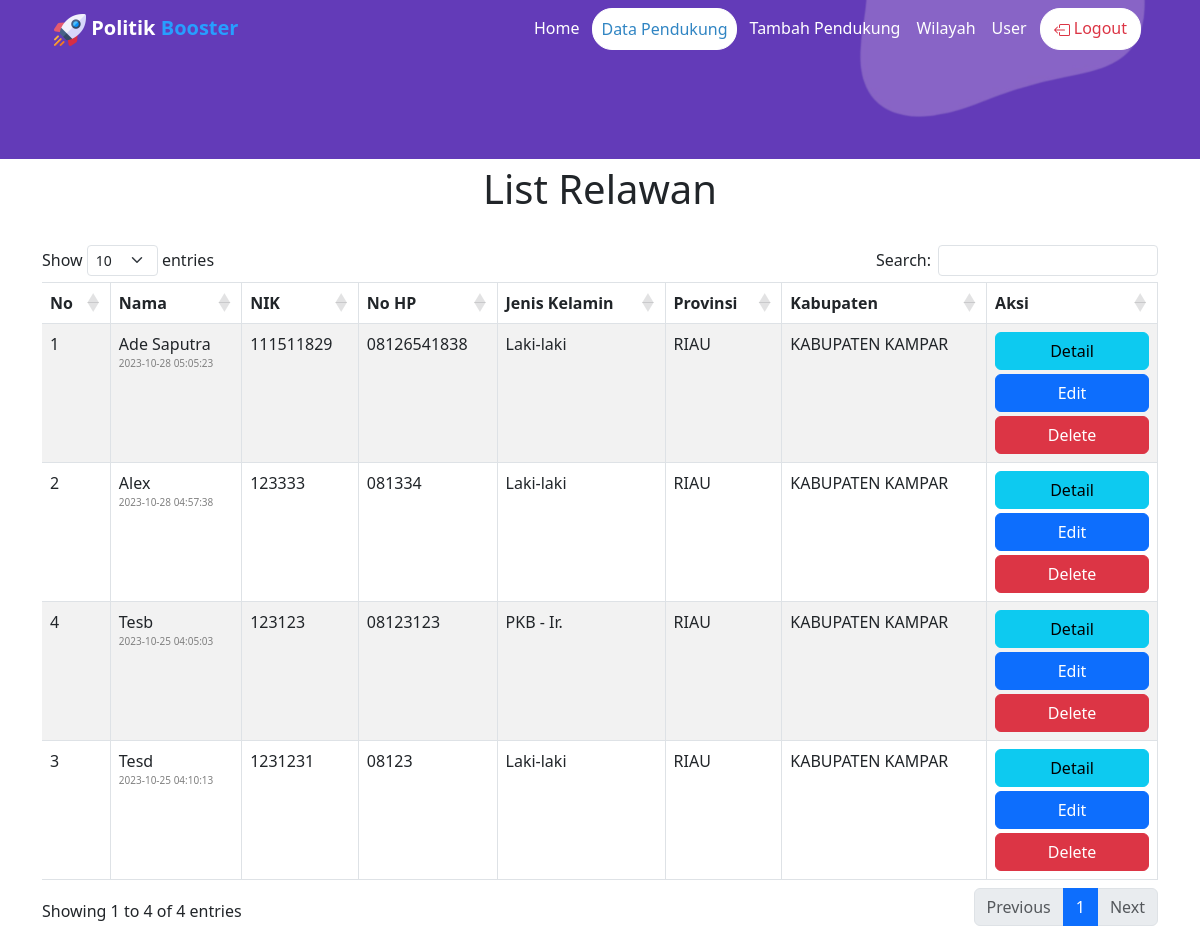
Screenshot of /index.php?r=pendukung (signed in) with the database file from the repository.
### tables this page shows
CREATE TABLE `pendukung3` (
  `id` int(11) NOT NULL,
  `nama` varchar(30) NOT NULL,
  `nik` varchar(50) NOT NULL,
  `no_hp` varchar(14) NOT NULL,
  `jenis_kelamin` varchar(10) NOT NULL,
  `pekerjaan` varchar(20) NOT NULL,
  `aspirasi` text NOT NULL,
  `alamat` varchar(50) NOT NULL,
  `agama` varchar(100) DEFAULT NULL,
  `status` varchar(100) DEFAULT NULL,
  `provinsi` varchar(255) DEFAULT NULL,
  `kabupaten` varchar(255) DEFAULT NULL,
  `kecamatan` varchar(255) DEFAULT NULL,
  `desa` varchar(255) DEFAULT NULL,
  `tps` int(11) DEFAULT NULL,
  `kordinator` varchar(255) DEFAULT NULL,
  `ktp` varchar(100) DEFAULT NULL,
  `created_date` timestamp NULL DEFAULT current_timestamp(),
  `hapus` varchar(100) DEFAULT NULL,
  `id_users` int(11) DEFAULT NULL,
  `spanduk` varchar(100) DEFAULT NULL,
  `caleg_prov` varchar(200) DEFAULT NULL,
  `caleg_kab` varchar(200) DEFAULT NULL
);

CREATE TABLE `indonesia_provinces` (
  `id` bigint(20) UNSIGNED NOT NULL,
  `code` char(2) NOT NULL,
  `name` varchar(255) NOT NULL,
  `stat` varchar(20) DEFAULT NULL,
  `meta` text DEFAULT NULL,
  `created_at` timestamp NULL DEFAULT NULL,
  `updated_at` timestamp NULL DEFAULT NULL
);

CREATE TABLE `indonesia_cities` (
  `id` bigint(20) UNSIGNED NOT NULL,
  `code` char(4) NOT NULL,
  `province_code` char(2) NOT NULL,
  `name` varchar(255) NOT NULL,
  `stat` varchar(20) DEFAULT NULL,
  `meta` text DEFAULT NULL,
  `created_at` timestamp NULL DEFAULT NULL,
  `updated_at` timestamp NULL DEFAULT NULL
);

### app/pendukung/index.php (the view, shortened to what this page needs)
<?php
if ($_SESSION['role'] == "SuperAdmin") {
    $tampil = "SELECT *,  indonesia_cities.name as name_kab, indonesia_provinces.name as name_pro, indonesia_districts.name as name_kec, indonesia_villages.name as name_desa, pendukung3.id as id_pendukung
            FROM pendukung3
            JOIN indonesia_cities ON pendukung3.kabupaten=indonesia_cities.code
            JOIN indonesia_provinces ON pendukung3.provinsi=indonesia_provinces.code
            JOIN indonesia_districts ON pendukung3.kecamatan=indonesia_districts.code
            JOIN indonesia_villages ON pendukung3.desa=indonesia_villages.code
            ORDER BY id_pendukung DESC";
} else if ($_SESSION['role'] == "Caleg") {
    $tampil = "SELECT *,  indonesia_cities.name as name_kab, indonesia_provinces.name as name_pro, indonesia_districts.name as name_kec, indonesia_villages.name as name_desa, pendukung3.id as id_pendukung
            FROM pendukung3
            JOIN indonesia_cities ON pendukung3.kabupaten=indonesia_cities.code
            JOIN indonesia_provinces ON pendukung3.provinsi=indonesia_provinces.code
            JOIN indonesia_districts ON pendukung3.kecamatan=indonesia_districts.code
            JOIN indonesia_villages ON pendukung3.desa=indonesia_villages.code
            WHERE pendukung3.hapus IS NULL OR pendukung3.hapus = 'False'
            ORDER BY id_pendukung DESC";
} else if ($_SESSION['role'] == "Relawan") {
    $tampil = "SELECT *,  indonesia_cities.name as name_kab, indonesia_provinces.name as name_pro, indonesia_districts.name as name_kec, indonesia_villages.name as name_desa, pendukung3.id as id_pendukung
            FROM pendukung3
            JOIN indonesia_cities ON pendukung3.kabupaten=indonesia_cities.code
            JOIN indonesia_provinces ON pendukung3.provinsi=indonesia_provinces.code
            JOIN indonesia_districts ON pendukung3.kecamatan=indonesia_districts.code
            JOIN indonesia_villages ON pendukung3.desa=indonesia_villages.code
            WHERE pendukung3.hapus IS NULL OR pendukung3.hapus = 'False'
            ORDER BY id_pendukung DESC";
}
$db = mysqli_query($conn, $tampil);
?>
<section class="about_area">
    <div class="container">
        <h1 style="text-align: center;">List Relawan</h1>
        <div class="row pt-4">
            <div class="col-lg-12">
                <table id="example" class="table table-bordered table-striped" style="width:100%">
                    <thead>
                        <tr>
                            <th class="d-none d-sm-table-cell">No</th>
                            <th class="d-none d-sm-table-cell">Nama</th>
                            <th class="d-none d-sm-table-cell">NIK</th>
                            <th class="d-none d-sm-table-cell d-md-table-cell d-lg-table-cell d-xl-table-cell d-xxl-table-cell">No HP</th>
                            <th class="d-none d-md-table-cell d-lg-table-cell d-xl-table-cell d-xxl-table-cell">Jenis Kelamin</th>
                            <th class="d-none d-lg-table-cell d-xl-table-cell d-xxl-table-cell">Provinsi</th>
                            <th class="d-none d-xl-table-cell d-xxl-table-cell">Kabupaten</th>
                            <th class="d-none d-sm-table-cell">Aksi</th>
                        </tr>
                    </thead>
                    <tbody>
                        <?php
                        $x = 1;
                        while ($row = mysqli_fetch_array($db)) {
                        ?>
                            <tr>
                                <td class="d-none d-sm-table-cell">
                                    <p style="margin-bottom:0px;"><?php echo $x++ ?></p>
                                </td>
                                <td class="d-none d-sm-table-cell">
                                    <p style="margin-bottom:0px;"><?php echo $row['nama'] ?></p>
                                    <p style="font-size:10px;color:grey;margin-top:0px;"><?php echo $row['created_date'] ?></p>
                                </td>
                                <td class="d-none d-sm-table-cell"><?php echo $row['nik'] ?></td>
                                <td class="d-none d-sm-table-cell d-md-table-cell d-lg-table-cell d-xl-table-cell d-xxl-table-cell"><?php echo $row['no_hp'] ?></td>
                                <td class="d-none d-md-table-cell d-lg-table-cell d-xl-table-cell d-xxl-table-cell"><?php echo $row['jenis_kelamin'] ?></td>
                                <td class="d-none d-lg-table-cell d-xl-table-cell d-xxl-table-cell"><?php echo $row['name_pro'] ?></td>
                                <td class="d-none d-xl-table-cell d-xxl-table-cell"><?php echo $row['name_kab'] ?></td>
                                <td class="d-none d-sm-table-cell">
                                    <a href="<?= $base_url; ?>?r=detail-pendukung&id_pendukung=<?php echo $row['id_pendukung'] ?>">
                                        <input type="submit" class="btn btn-info col-12" value="Detail">
                                    </a>
                                    <a href="<?= $base_url; ?>?r=pendukung-edit&id_pendukung=<?php echo $row['id_pendukung'] ?>">
                                        <input type="submit" class="btn btn-primary mt-1 col-12" value="Edit">
                                    </a>
                                    <div class="pt-1">
                                    <?php
                                    if ($_SESSION['role'] == "SuperAdmin") {
                                        if ($row['hapus'] == 'False') {
                                    ?>
                                            <a href="<?= $base_url; ?>/app/pendukung/delete.php?id_pendukung=<?php echo $row['id_pendukung'] ?>" class="btn btn-danger col-12" onClick="javascript: return confirm('Apakah Anda Yakin Ingin Menghapusnya?')">Delete</a>
                                        <?php
                                        } else if ($row['hapus'] == 'True') {
                                        ?>
                                            <a href="<?= $base_url; ?>/app/pendukung/hapus.php?id_pendukung=<?php echo $row['id_pendukung'] ?>" class="btn btn-success col-12" onClick="javascript: return confirm('Apakah Anda Yakin Ingin Memulihkannya?')">Pulihkan</a>
                                        <?php
                                        }
                                    } else if ($_SESSION['role'] == "Caleg") {
                                        if ($row['hapus'] == 'False') {
                                        ?>
                                            <a href="<?= $base_url; ?>/app/pendukung/delete.php?id_pendukung=<?php echo $row['id_pendukung'] ?>" class="btn btn-danger col-12" onClick="javascript: return confirm('Apakah Anda Yakin Ingin Menghapusnya?')">Delete</a>
                                        <?php
                                        }
                                    } else if ($_SESSION['role'] == "Relawan") {
                                        if ($row['hapus'] == 'False') {
                                        ?>
                                            <a href="<?= $base_url; ?>/app/pendukung/delete.php?id_pendukung=<?php echo $row['id_pendukung'] ?>" class="btn btn-danger col-12" onClick="javascript: return confirm('Apakah Anda Yakin Ingin Menghapusnya?')">Delete</a>
                                    <?php
                                        }
                                    }
                                    ?>
                                    </div>
                                </td>
                            </tr>
                        <?php } ?>
                    </tbody>
                </table>
            </div>
        </div>
    </div>
</section>

### index.php (shortened to what this page needs)
<?php
if (isset($_SESSION['role'])) {
  $menu = [];
  $menu['home'] = '';
  $menu['relawan'] = '';
  $menu['tambah-relawan'] = '';
  $menu['wilayah'] = '';
  $menu['user'] = '';
  include 'layout/header.php';
  if (isset($_GET['r'])) {
    switch ($_GET['r']) {
      case 'pendukung':
        include 'app/pendukung/index.php';
        break;
    }
  } else {
    include 'app/home.php';
  }
?>
<?php include 'layout/footer.php';
} else {
  header("Location: app/login/index.php");
}
?>

### layout/header.php (shortened to what this page needs)
<?php
include("koneksi/index.php");
?>
<!doctype html>
<html lang="en">
<head>
    <link href="https://cdn.jsdelivr.net/npm/bootstrap@5.3.1/dist/css/bootstrap.min.css" rel="stylesheet">
    <link rel="stylesheet" href="https://cdnjs.cloudflare.com/ajax/libs/twitter-bootstrap/5.3.0/css/bootstrap.min.css">
    <link rel="stylesheet" href="https://cdn.datatables.net/1.13.6/css/dataTables.bootstrap5.min.css">
    <link rel="stylesheet" href="https://cdn.jsdelivr.net/npm/bootstrap-icons@1.11.1/font/bootstrap-icons.css">
</head>
<body>
    <?php
    if (isset($_GET['r'])) {
        switch ($_GET['r']) {
            case 'pendukung':
                $menu['relawan'] = 'menu-active';
                break;
        }
    }
    ?>
    <div class="container">
        <nav class="navbar navbar-expand-sm">
            <div class="container-fluid">
                <a class="navbar-brand" href="<?= $base_url; ?>?r=home" style="font-weight: bold;">
                    <img src="assets/img/logo2.png" width="32px">
                    Politik <span style="color:#279EFF;">Booster</span>
                </a>
                <div class="collapse navbar-collapse" id="collapsibleNavbarx">
                    <ul class="navbar-nav ms-auto" style="z-index: 9;">
                        <li class="nav-item navtop <?= $menu['home']; ?>"><a class="nav-link" href="<?= $base_url; ?>?r=home">Home</a></li>
                        <?php
                        if ($_SESSION['role'] == "SuperAdmin") {
                        ?>
                            <li class="nav-item navtop <?= $menu['relawan']; ?>"><a class="nav-link" href="<?= $base_url; ?>?r=pendukung">Data Pendukung</a></li>
                            <li class="nav-item navtop <?= $menu['tambah-relawan']; ?>"><a class="nav-link" href="<?= $base_url; ?>?r=tambah-pendukung">Tambah Pendukung</a></li>
                            <li class="nav-item navtop <?= $menu['wilayah']; ?>"><a class="nav-link" href="<?= $base_url; ?>?r=infografis">Wilayah</a></li>
                            <li class="nav-item navtop <?= $menu['user']; ?>"><a class="nav-link" href="<?= $base_url; ?>?r=user">User</a></li>
                            <?php
                        } else if ($_SESSION['role'] == "Caleg") {
                            ?>
                            <li class="nav-item navtop <?= $menu['relawan']; ?>"><a class="nav-link" href="<?= $base_url; ?>?r=pendukung">Data Relawan</a></li>
                            <li class="nav-item navtop <?= $menu['tambah-relawan']; ?>"><a class="nav-link" href="<?= $base_url; ?>?r=tambah-pendukung">Tambah Relawan</a></li>
                            <li class="nav-item navtop <?= $menu['wilayah']; ?>"><a class="nav-link" href="<?= $base_url; ?>?r=infografis">Wilayah</a></li>
                            <li class="nav-item navtop <?= $menu['partai']; ?>"><a class="nav-link" href="<?= $base_url; ?>?r=partai">Data Partai</a></li>
                            <li class="nav-item navtop <?= $menu['tambah-partai']; ?>"><a class="nav-link" href="<?= $base_url; ?>?r=tambah-partai">Tambah Partai</a></li>
                            <li class="nav-item navtop <?= $menu['user']; ?>"><a class="nav-link" href="<?= $base_url; ?>?r=user">Admin</a></li>
                        <?php
                        } else if ($_SESSION['role'] == "Relawan") {
                        ?>
                            <li class="nav-item navtop <?= $menu['relawan']; ?>"><a class="nav-link" href="<?= $base_url; ?>?r=pendukung">Data Relawan</a></li>
                            <li class="nav-item navtop <?= $menu['tambah-relawan']; ?>"><a class="nav-link" href="<?= $base_url; ?>?r=tambah-pendukung">Tambah Relawan</a></li>
                            <li class="nav-item navtop <?= $menu['wilayah']; ?>"><a class="nav-link" href="<?= $base_url; ?>?r=infografis">Wilayah</a></li>
                            <li class="nav-item navtop <?= $menu['user']; ?>"><a class="nav-link" href="<?= $base_url; ?>?r=user">Admin</a></li>
                        <?php
                        }
                        ?>
                        <li class="nav-item navtop menu-active">
                            <a class="btn text-danger" href="app/login/logout.php" onclick="return confirm('Yakin ingin logout?')">
                                Logout
                            </a>
                        </li>
                    </ul>
                </div>
            </div>
        </nav>
    </div>
    <div style="width:100%;display:inline-block;margin-top:-300px;background: #633bb8;">
        <img src="assets/img/shape.png" style="float:right;width:400px;opacity:0.3;">
    </div>

### layout/footer.php (shortened to what this page needs)
</body>
</html>

### layout/header.php (style rules this page uses)
.navtop { font-weight: 450; }
.navtop a { color: #FFFFFF; }
.navbar-brand { color: #FFFFFF; }
.menu-active a { color: #3085C3; }
.menu-active { background: #FFFFFF; border: 1px solid #FFFFFF; border-radius: 20px; margin: 0 5px 0 5px; }

### rows the page displays
pendukung3: nama "Ade Saputra", created_date "2023-10-28 05:05:23", nik "111511829", no_hp "08126541838", jenis_kelamin "Laki-laki", indonesia_provinces.name "RIAU", indonesia_cities.name "KABUPATEN KAMPAR"
pendukung3: nama "Alex", created_date "2023-10-28 04:57:38", nik "123333", no_hp "081334", jenis_kelamin "Laki-laki", indonesia_provinces.name "RIAU", indonesia_cities.name "KABUPATEN KAMPAR"
pendukung3: nama "Tesd", created_date "2023-10-25 04:10:13", nik "1231231", no_hp "08123", jenis_kelamin "Laki-laki", indonesia_provinces.name "RIAU", indonesia_cities.name "KABUPATEN KAMPAR"
pendukung3: nama "Tesb", created_date "2023-10-25 04:05:03", nik "123123", no_hp "08123123", jenis_kelamin "PKB - Ir.", indonesia_provinces.name "RIAU", indonesia_cities.name "KABUPATEN KAMPAR"
